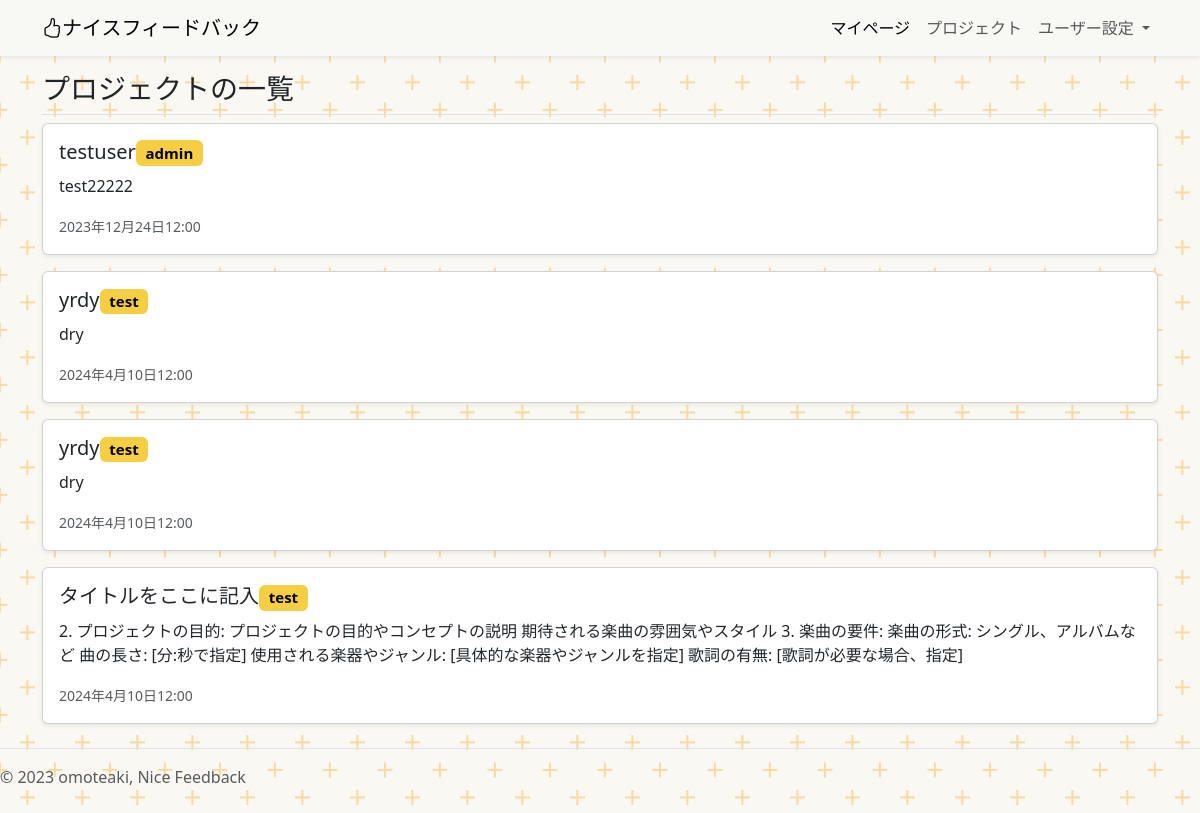
/project-list/ (signed in), run on an earlier commit of the app's database.
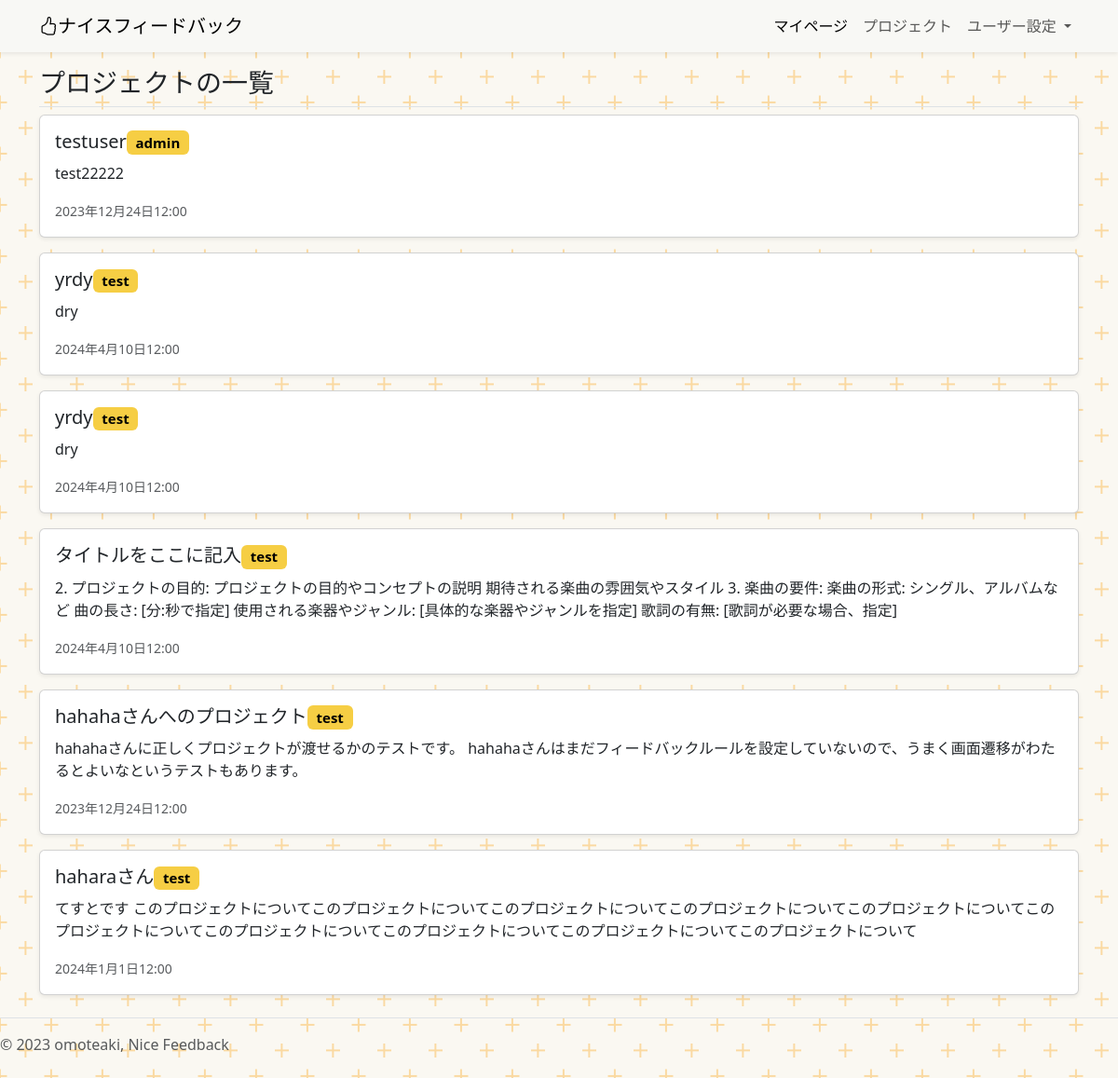
And on a later commit of the database.
### project/models.py (models this page shows)
class Project(models.Model):
    title = models.CharField(
        verbose_name="プロジェクトのタイトル",
        max_length=30,
    )
    about = models.TextField(
        verbose_name="このプロジェクトについて"
    )
    purpose = models.TextField(
        verbose_name="このプロジェクトで実現したいこと",
        null=True
    )
    deadline_datetime = models.DateTimeField(
        verbose_name="締め切り日時",
    )
    reference_image1 = models.ImageField(
        verbose_name="参考画像1",
        upload_to="references",
        blank=True,
        null=True,
    )
    reference_image2 = models.ImageField(
        verbose_name="参考画像2",
        upload_to="references",
        blank=True,
        null=True,
    )
    reference_image3 = models.ImageField(
        verbose_name="参考画像3",
        upload_to="references",
        blank=True,
        null=True,
    )
    reference_movie1 = models.FileField(
        verbose_name="参考動画1",
        upload_to="references",
        blank=True,
        null=True,
    )
    reference_movie2 = models.FileField(
        verbose_name="参考動画2",
        upload_to="references",
        blank=True,
        null=True,
    )
    reference_movie3 = models.FileField(
        verbose_name="参考動画3",
        upload_to="references",
        blank=True,
        null=True,
    )
    reference_music1 = models.FileField(
        verbose_name="参考音源1",
        upload_to="references",
        blank=True,
        null=True,
    )
    reference_music2 = models.FileField(
        verbose_name="参考音源2",
        upload_to="references",
        blank=True,
        null=True,
    )
    reference_music3 = models.FileField(
        verbose_name="参考音源3",
        upload_to="references",
        blank=True,
        null=True,
    )
    reference_url1 = models.URLField(
        verbose_name="参考URL1",
        blank=True,
        null=True,
    )
    reference_url2 = models.URLField(
        verbose_name="参考URL2",
        blank=True,
        null=True,
    )
    reference_url3 = models.URLField(
        verbose_name="参考URL3",
        blank=True,
        null=True,
    )
    created_at = models.DateTimeField(
        verbose_name="プロジェクトを登録した日時",
        auto_now_add=True,
    )
    updated_at = models.DateTimeField(
        verbose_name="プロジェクトの詳細を更新した時間",
        auto_now=True,
    )
    orderer_user = models.ForeignKey(
        CustomUser,
        verbose_name="発注者",
        on_delete=models.PROTECT,
        related_name="orderer_user",
    )
    contractor_user = models.ForeignKey(
        CustomUser,
        verbose_name="受注者",
        on_delete=models.PROTECT,
        related_name="contractor_user",
    )
    orderer_users = models.ManyToManyField(
        CustomUser,
        verbose_name="発注者のサポーター",
        blank=True,
        related_name="orderer_users",
    )
    contractor_users = models.ManyToManyField(
        CustomUser,
        verbose_name="受注者のサポーター",
        blank=True,
        related_name="contractor_users",
    )
    created_user = models.ForeignKey(
        CustomUser,
        verbose_name="プロジェクトの作成者",
        on_delete=models.PROTECT,
        related_name="created_user"
    )
    is_done = models.BooleanField(
        default=False,
        help_text="プロジェクトが完了したらTrue"
    )
    is_accepted = models.BooleanField(
        default=False,
        help_text="プロジェクトを確認してもらえたらTrue"
    )
    feedback_rule = models.ForeignKey(
        UserDetail,
        verbose_name="受注した人が設定したフィードバックルール",
        on_delete=models.CASCADE,
        blank=True,
        null=True,
    )
    def __str__(self):
        return self.title

### account/models.py (models this page shows)
class CustomUser(AbstractUser):
    pass

### project/views.py (the view)
# urls.py: path('project-list/', views.ProjectListView.as_view(), name="project_list"),
class ProjectListView(ListView):
    template_name = "project_list.html"
    def get_queryset(self):
        projects = Project.objects.filter(created_user= self.request.user)
        return projects

### project/templates/project_list.html
{% extends "base.html" %}
{% block contents %}
<div class="container">
  <h3 class="pb-2 border-bottom">
    プロジェクトの一覧
  </h3>
  {% for record in object_list %}
  <a href="{% url "project:project_detail" record.pk %}" class="card mb-3 text-decoration-none">
    <div class="card-body">
      <h5 class="card-title">{{record}}<span class="badge text-bg-primary">{{record.orderer_user}}</span></h5>
      <p class="card-text">{{record.about}}</p>
      <p class="card-text"><small class="text-body-secondary">{{record.deadline_datetime}}</small></p>
    </div>
  </a>
  {% endfor %}
</div>
{% endblock %}

What changed in the data, as far as the page shows it:
added Project: title "hahahaさんへのプロジェクト", orderer_user "test", about "hahahaさんに正しくプロジェクトが渡せるかのテストです。 hahahaさんはまだフィードバックルールを設定していないので、うまく画面遷移がわたるとよいなというテストもあります。", deadline_datetime "2023年12月24日12:00"
added Project: title "haharaさん", orderer_user "test", about "てすとです このプロジェクトについてこのプロジェクトについてこのプロジェクトについてこのプロジェクトについてこのプロジェクトについてこのプロジェクトについてこのプロジェクトについてこのプロジェクトについてこのプロジェクトについてこのプロジェクトについて", deadline_datetime "2024年1月1日12:00"
